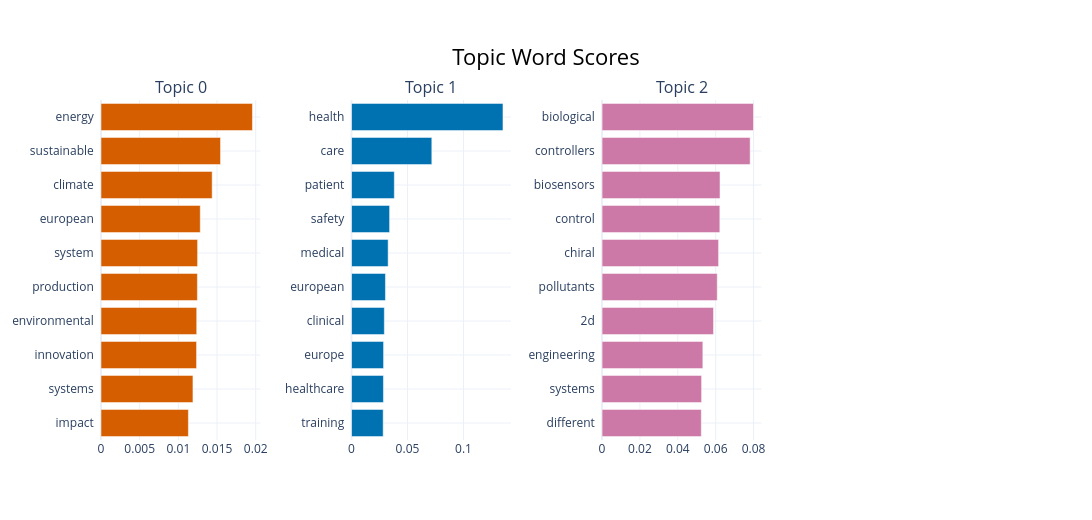

The notebook cell saved with this chart:
### Code cell
# Visualize the top sample topics.
sample_topic_model.visualize_barchart(top_n_topics=12, n_words=10, width=800, height=400)

### Figure 1 — Plotly figure (JSON) as saved in the notebook; plotly's stock layout.template omitted (floating-point values rounded to 4 significant figures)
{"data": [{"marker": {"color": "#D55E00"}, "orientation": "h", "type": "bar", "x": [0.0113, 0.01189, 0.01235, 0.01237, 0.01246, 0.01249, 0.01283, 0.01437, 0.01545, 0.01958], "xaxis": "x", "y": ["impact  ", "systems  ", "innovation  ", "environmental  ", "production  ", "system  ", "european  ", "climate  ", "sustainable  ", "energy  "], "yaxis": "y"}, {"marker": {"color": "#0072B2"}, "orientation": "h", "type": "bar", "x": [0.02827, 0.0285, 0.02862, 0.0293, 0.03029, 0.03269, 0.034, 0.03822, 0.0717, 0.1353], "xaxis": "x2", "y": ["training  ", "healthcare  ", "europe  ", "clinical  ", "european  ", "medical  ", "safety  ", "patient  ", "care  ", "health  "], "yaxis": "y2"}, {"marker": {"color": "#CC79A7"}, "orientation": "h", "type": "bar", "x": [0.0524, 0.05256, 0.05322, 0.05886, 0.06082, 0.06152, 0.06219, 0.06229, 0.0782, 0.07997], "xaxis": "x3", "y": ["different  ", "systems  ", "engineering  ", "2d  ", "pollutants  ", "chiral  ", "control  ", "biosensors  ", "controllers  ", "biological  "], "yaxis": "y3"}], "layout": {"annotations": [{"font": {"size": 16}, "showarrow": false, "text": "Topic 0", "x": 0.0875, "xanchor": "center", "xref": "paper", "y": 1, "yanchor": "bottom", "yref": "paper"}, {"font": {"size": 16}, "showarrow": false, "text": "Topic 1", "x": 0.3625, "xanchor": "center", "xref": "paper", "y": 1, "yanchor": "bottom", "yref": "paper"}, {"font": {"size": 16}, "showarrow": false, "text": "Topic 2", "x": 0.6375, "xanchor": "center", "xref": "paper", "y": 1, "yanchor": "bottom", "yref": "paper"}], "height": 520, "hoverlabel": {"bgcolor": "white", "font": {"family": "Rockwell", "size": 16}}, "showlegend": false, "title": {"font": {"color": "Black", "size": 22}, "text": "Topic Word Scores", "x": 0.5, "xanchor": "center", "yanchor": "top"}, "width": 3200, "xaxis": {"anchor": "y", "domain": [0, 0.175], "showgrid": true}, "xaxis2": {"anchor": "y2", "domain": [0.275, 0.45], "showgrid": true}, "xaxis3": {"anchor": "y3", "domain": [0.55, 0.725], "showgrid": true}, "xaxis4": {"anchor": "y4", "domain": [0.825, 1], "showgrid": true}, "yaxis": {"anchor": "x", "domain": [0, 1], "showgrid": true}, "yaxis2": {"anchor": "x2", "domain": [0, 1], "showgrid": true}, "yaxis3": {"anchor": "x3", "domain": [0, 1], "showgrid": true}, "yaxis4": {"anchor": "x4", "domain": [0, 1], "showgrid": true}}}
